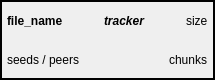
<?xml version="1.0" encoding="UTF-8"?>
<ui version="4.0">
 <class>Form</class>
 <widget class="QWidget" name="Form">
  <property name="geometry">
   <rect>
    <x>0</x>
    <y>0</y>
    <width>215</width>
    <height>80</height>
   </rect>
  </property>
  <property name="sizePolicy">
   <sizepolicy hsizetype="Expanding" vsizetype="Fixed">
    <horstretch>0</horstretch>
    <verstretch>0</verstretch>
   </sizepolicy>
  </property>
  <property name="windowTitle">
   <string>Form</string>
  </property>
  <layout class="QVBoxLayout" name="verticalLayout_2">
   <property name="spacing">
    <number>0</number>
   </property>
   <property name="margin">
    <number>0</number>
   </property>
   <item>
    <widget class="QFrame" name="frame">
     <property name="frameShape">
      <enum>QFrame::Box</enum>
     </property>
     <property name="frameShadow">
      <enum>QFrame::Plain</enum>
     </property>
     <property name="lineWidth">
      <number>2</number>
     </property>
     <layout class="QVBoxLayout" name="verticalLayout">
      <property name="spacing">
       <number>1</number>
      </property>
      <property name="leftMargin">
       <number>5</number>
      </property>
      <property name="topMargin">
       <number>0</number>
      </property>
      <property name="rightMargin">
       <number>5</number>
      </property>
      <property name="bottomMargin">
       <number>0</number>
      </property>
      <item>
       <layout class="QHBoxLayout" name="horizontalLayout">
        <property name="spacing">
         <number>1</number>
        </property>
        <property name="leftMargin">
         <number>0</number>
        </property>
        <property name="rightMargin">
         <number>0</number>
        </property>
        <item>
         <widget class="QLabel" name="FilenameLabel">
          <property name="font">
           <font>
            <weight>75</weight>
            <bold>true</bold>
           </font>
          </property>
          <property name="text">
           <string>file_name</string>
          </property>
         </widget>
        </item>
        <item>
         <spacer name="horizontalSpacer">
          <property name="orientation">
           <enum>Qt::Horizontal</enum>
          </property>
          <property name="sizeHint" stdset="0">
           <size>
            <width>40</width>
            <height>20</height>
           </size>
          </property>
         </spacer>
        </item>
        <item>
         <widget class="QLabel" name="TrackerLabel">
          <property name="font">
           <font>
            <weight>75</weight>
            <italic>true</italic>
            <bold>true</bold>
           </font>
          </property>
          <property name="text">
           <string>tracker</string>
          </property>
         </widget>
        </item>
        <item>
         <spacer name="horizontalSpacer_3">
          <property name="orientation">
           <enum>Qt::Horizontal</enum>
          </property>
          <property name="sizeHint" stdset="0">
           <size>
            <width>40</width>
            <height>20</height>
           </size>
          </property>
         </spacer>
        </item>
        <item>
         <widget class="QLabel" name="SizeLabel">
          <property name="text">
           <string>size</string>
          </property>
         </widget>
        </item>
       </layout>
      </item>
      <item>
       <layout class="QHBoxLayout" name="horizontalLayout_2">
        <property name="spacing">
         <number>1</number>
        </property>
        <item>
         <widget class="QLabel" name="SeedsPeersLabel">
          <property name="text">
           <string>seeds / peers</string>
          </property>
         </widget>
        </item>
        <item>
         <spacer name="horizontalSpacer_2">
          <property name="orientation">
           <enum>Qt::Horizontal</enum>
          </property>
          <property name="sizeHint" stdset="0">
           <size>
            <width>40</width>
            <height>20</height>
           </size>
          </property>
         </spacer>
        </item>
        <item>
         <widget class="QLabel" name="ChunksLabel">
          <property name="text">
           <string>chunks</string>
          </property>
         </widget>
        </item>
       </layout>
      </item>
     </layout>
    </widget>
   </item>
  </layout>
 </widget>
 <resources/>
 <connections/>
</ui>
